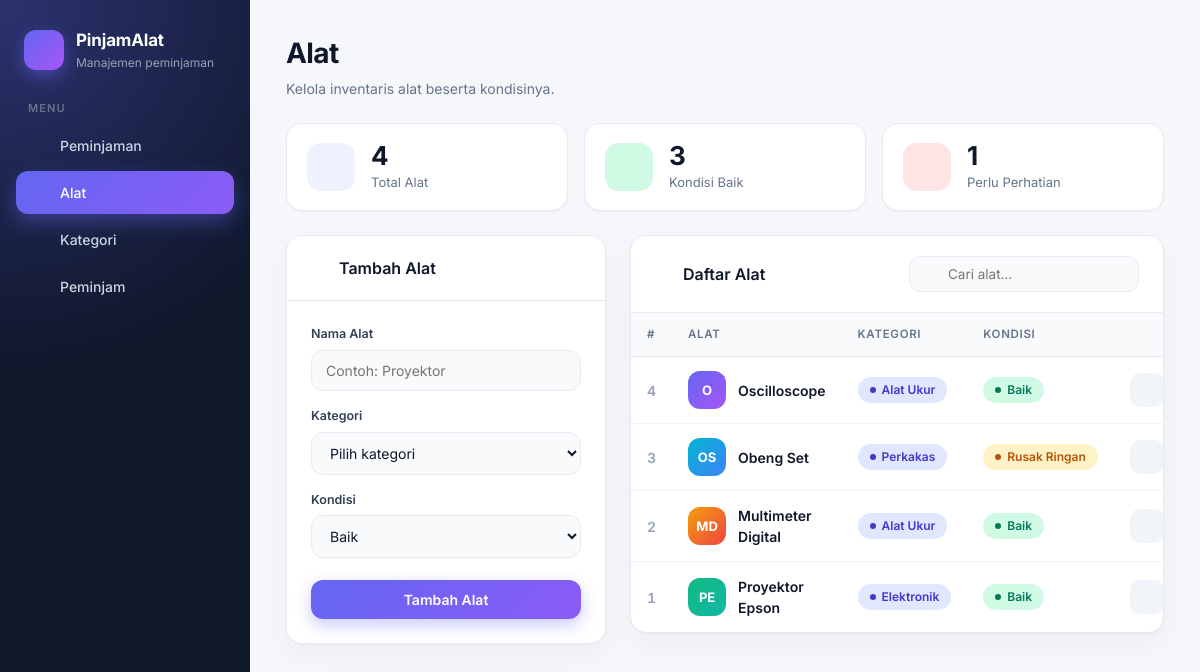
/view/alat.php, run on the app's committed database.
### tables this page shows
CREATE TABLE alat (
    id_alat INT AUTO_INCREMENT PRIMARY KEY,
    nama_alat VARCHAR(100) NOT NULL,
    id_kategori INT NOT NULL,
    kondisi ENUM('Baik','Rusak Ringan','Rusak Berat') NOT NULL DEFAULT 'Baik',
    CONSTRAINT fk_alat_kategori FOREIGN KEY (id_kategori)
        REFERENCES kategori(id_kategori) ON DELETE RESTRICT ON UPDATE CASCADE
);

CREATE TABLE kategori (
    id_kategori INT AUTO_INCREMENT PRIMARY KEY,
    nama_kategori VARCHAR(100) NOT NULL,
    deskripsi VARCHAR(255) DEFAULT NULL
);

### class/Alat.php (called while the page is built, shortened)
<?php
class Alat
{
    private PDO $db;
    public function __construct(PDO $db)
    {
        $this->db = $db;
    }
    public function getAll(): array
    {
        $stmt = $this->db->prepare(
            "SELECT a.*, k.nama_kategori
             FROM alat a
             JOIN kategori k ON a.id_kategori = k.id_kategori
             ORDER BY a.id_alat DESC"
        );
        $stmt->execute();
        return $stmt->fetchAll();
    }
}

### view/alat.php (the view, shortened to what this page needs)
<?php
require_once __DIR__ . '/init.php';
require_once __DIR__ . '/../class/Alat.php';
require_once __DIR__ . '/../class/Kategori.php';
$alat = new Alat($pdo);
$kondisiList = ['Baik', 'Rusak Ringan', 'Rusak Berat'];
$editData = isset($_GET['edit']) ? $alat->getById((int) $_GET['edit']) : null;
$list = $alat->getAll();
$total = count($list);
$baik = count(array_filter($list, fn($r) => $r['kondisi'] === 'Baik'));
$pageTitle = 'Alat';
$pageSub = 'Kelola inventaris alat beserta kondisinya.';
require_once __DIR__ . '/header.php';
?>
<div class="stats">
    <?= statCard('package', 'Total Alat', $total, 'indigo') ?>
    <?= statCard('check', 'Kondisi Baik', $baik, 'green') ?>
    <?= statCard('alert', 'Perlu Perhatian', $total - $baik, 'rose') ?>
</div>
<div class="grid">
    <div class="card form-card">
        <div class="card-head">
            <h2><?= icon($editData ? 'edit' : 'plus') ?> <?= $editData ? 'Edit Alat' : 'Tambah Alat' ?></h2>
        </div>
        <div class="card-body">
            <form method="post">
                <label>Nama Alat</label>
                <input type="text" name="nama_alat" placeholder="Contoh: Proyektor" required value="<?= e($editData['nama_alat'] ?? '') ?>">
                <label>Kategori</label>
                <select name="id_kategori" required>
                    <option value="">Pilih kategori</option>
                </select>
                <label>Kondisi</label>
                <select name="kondisi">
                    <?php foreach ($kondisiList as $kd): ?>
                        <option value="<?= e($kd) ?>" <?= ($editData['kondisi'] ?? 'Baik') === $kd ? 'selected' : '' ?>><?= e($kd) ?></option>
                    <?php endforeach; ?>
                </select>
                <div class="form-actions">
                    <button type="submit" class="btn-main"><?= $editData ? 'Simpan Perubahan' : 'Tambah Alat' ?></button>
                </div>
            </form>
        </div>
    </div>
    <div class="card">
        <div class="card-head">
            <h2><?= icon('package') ?> Daftar Alat</h2>
            <div class="search"><?= icon('search', 16) ?><input type="text" placeholder="Cari alat..." data-filter="tbl"></div>
        </div>
        <div class="table-wrap">
            <table id="tbl">
                <thead><tr><th>#</th><th>Alat</th><th>Kategori</th><th>Kondisi</th><th class="r">Aksi</th></tr></thead>
                <tbody>
                <?php foreach ($list as $i => $row): ?>
                    <tr data-row>
                        <td class="id-chip"><?= e($row['id_alat']) ?></td>
                        <td>
                            <div class="person">
                                <div class="avatar alt<?= $i % 4 ?>"><?= e(initials($row['nama_alat'])) ?></div>
                                <div class="person-name"><?= e($row['nama_alat']) ?></div>
                            </div>
                        </td>
                        <td><span class="badge badge-blue"><?= e($row['nama_kategori']) ?></span></td>
                        <td><span class="badge <?= $row['kondisi'] === 'Baik' ? 'badge-green' : ($row['kondisi'] === 'Rusak Ringan' ? 'badge-yellow' : 'badge-red') ?>"><?= e($row['kondisi']) ?></span></td>
                        <td>
                            <div class="actions">
                                <a class="btn icon-btn edit" title="Edit" href="?edit=<?= e($row['id_alat']) ?>"><?= icon('edit', 16) ?></a>
                            </div>
                        </td>
                    </tr>
                <?php endforeach; ?>
                </tbody>
            </table>
        </div>
    </div>
</div>
<?php require_once __DIR__ . '/footer.php'; ?>

### view/header.php (shortened to what this page needs)
<?php
$current = basename($_SERVER['SCRIPT_NAME']);
$menu = [
    'peminjaman.php' => ['clipboard', 'Peminjaman'],
    'alat.php'       => ['package', 'Alat'],
    'kategori.php'   => ['tag', 'Kategori'],
    'peminjam.php'   => ['users', 'Peminjam'],
];
?>
<!DOCTYPE html>
<html lang="id">
<head>
    <?php $cssFile = __DIR__ . '/../style/style.css'; ?>
    <link rel="stylesheet" href="../style/style.css?v=<?= file_exists($cssFile) ? filemtime($cssFile) : time() ?>">
</head>
<body>
<aside class="sidebar">
    <div class="brand">
        <div class="brand-logo"><?= icon('package', 20) ?></div>
        <div>
            <div class="brand-name">PinjamAlat</div>
            <div class="brand-sub">Manajemen peminjaman</div>
        </div>
    </div>
    <div class="menu-label">Menu</div>
    <nav>
        <?php foreach ($menu as $file => [$ic, $label]): ?>
            <a href="<?= $file ?>" class="<?= $current === $file ? 'active' : '' ?>">
                <?= icon($ic) ?><span><?= $label ?></span>
            </a>
        <?php endforeach; ?>
    </nav>
</aside>
<main class="main">
    <header class="page-head">
        <h1><?= e($pageTitle ?? '') ?></h1>
        <p><?= e($pageSub ?? '') ?></p>
    </header>

### view/init.php (shortened to what this page needs)
<?php
function e($v): string
{
    return htmlspecialchars((string) $v, ENT_QUOTES, 'UTF-8');
}
function initials(string $name): string
{
    $parts = preg_split('/\s+/', trim($name));
    $out = '';
    foreach (array_slice($parts, 0, 2) as $p) {
        $out .= mb_strtoupper(mb_substr($p, 0, 1));
    }
    return $out;
}
function icon(string $name, int $size = 18): string
{
    $paths = [
        'clipboard' => '<path d="M16 4h2a2 2 0 0 1 2 2v14a2 2 0 0 1-2 2H6a2 2 0 0 1-2-2V6a2 2 0 0 1 2-2h2"/><rect x="8" y="2" width="8" height="4" rx="1"/>',
        'package'   => '<path d="M16.5 9.4l-9-5.19M21 16V8a2 2 0 0 0-1-1.73l-7-4a2 2 0 0 0-2 0l-7 4A2 2 0 0 0 3 8v8a2 2 0 0 0 1 1.73l7 4a2 2 0 0 0 2 0l7-4A2 2 0 0 0 21 16z"/><path d="M3.27 6.96L12 12.01l8.73-5.05M12 22.08V12"/>',
        'tag'       => '<path d="M20.59 13.41l-7.17 7.17a2 2 0 0 1-2.83 0L2 12V2h10l8.59 8.59a2 2 0 0 1 0 2.82z"/><line x1="7" y1="7" x2="7.01" y2="7"/>',
        'users'     => '<path d="M17 21v-2a4 4 0 0 0-4-4H5a4 4 0 0 0-4 4v2"/><circle cx="9" cy="7" r="4"/><path d="M23 21v-2a4 4 0 0 0-3-3.87M16 3.13a4 4 0 0 1 0 7.75"/>',
        'edit'      => '<path d="M11 4H4a2 2 0 0 0-2 2v14a2 2 0 0 0 2 2h14a2 2 0 0 0 2-2v-7"/><path d="M18.5 2.5a2.121 2.121 0 0 1 3 3L12 15l-4 1 1-4 9.5-9.5z"/>',
        'trash'     => '<polyline points="3 6 5 6 21 6"/><path d="M19 6l-1 14a2 2 0 0 1-2 2H8a2 2 0 0 1-2-2L5 6m5 0V4a2 2 0 0 1 2-2h4a2 2 0 0 1 2 2v2"/>',
        'search'    => '<circle cx="11" cy="11" r="8"/><line x1="21" y1="21" x2="16.65" y2="16.65"/>',
        'plus'      => '<line x1="12" y1="5" x2="12" y2="19"/><line x1="5" y1="12" x2="19" y2="12"/>',
        'clock'     => '<circle cx="12" cy="12" r="10"/><polyline points="12 6 12 12 16 14"/>',
        'check'     => '<path d="M22 11.08V12a10 10 0 1 1-5.93-9.14"/><polyline points="22 4 12 14.01 9 11.01"/>',
        'alert'     => '<path d="M10.29 3.86L1.82 18a2 2 0 0 0 1.71 3h16.94a2 2 0 0 0 1.71-3L13.71 3.86a2 2 0 0 0-3.42 0z"/><line x1="12" y1="9" x2="12" y2="13"/><line x1="12" y1="17" x2="12.01" y2="17"/>',
        'inbox'     => '<polyline points="22 12 16 12 14 15 10 15 8 12 2 12"/><path d="M5.45 5.11L2 12v6a2 2 0 0 0 2 2h16a2 2 0 0 0 2-2v-6l-3.45-6.89A2 2 0 0 0 16.76 4H7.24a2 2 0 0 0-1.79 1.11z"/>',
    ];
    return '<svg width="' . $size . '" height="' . $size . '" viewBox="0 0 24 24" fill="none" stroke="currentColor" '
        . 'stroke-width="2" stroke-linecap="round" stroke-linejoin="round">' . ($paths[$name] ?? '') . '</svg>';
}
function statCard(string $icon, string $label, $value, string $color = 'indigo'): string
{
    return '<div class="stat"><div class="stat-icon ' . $color . '">' . icon($icon, 22) . '</div>'
        . '<div><div class="stat-value">' . e($value) . '</div><div class="stat-label">' . e($label) . '</div></div></div>';
}

### view/footer.php (shortened to what this page needs)
</main>
</body>
</html>

### data on the page
alat: id_alat "4", nama_alat "O", nama_alat "Oscilloscope", id_kategori.nama_kategori "Alat Ukur", kondisi "Baik", $size 16 (drawn)
alat: id_alat "3", nama_alat "OS", nama_alat "Obeng Set", id_kategori.nama_kategori "Perkakas", kondisi "Rusak Ringan", $size 16 (drawn)
alat: id_alat "2", nama_alat "MD", nama_alat "Multimeter Digital", id_kategori.nama_kategori "Alat Ukur", kondisi "Baik", $size 16 (drawn)
alat: id_alat "1", nama_alat "PE", nama_alat "Proyektor Epson", id_kategori.nama_kategori "Elektronik", kondisi "Baik", $size 16 (drawn)

### other printed values
$label "Peminjaman"
$label "Alat"
$label "Kategori"
$label "Peminjam"
$pageTitle "Alat"
$pageSub "Kelola inventaris alat beserta kondisinya."
$value "4 3 1"
$label "Total Alat Kondisi Baik Perlu Perhatian"
form field kondisi "Baik"
